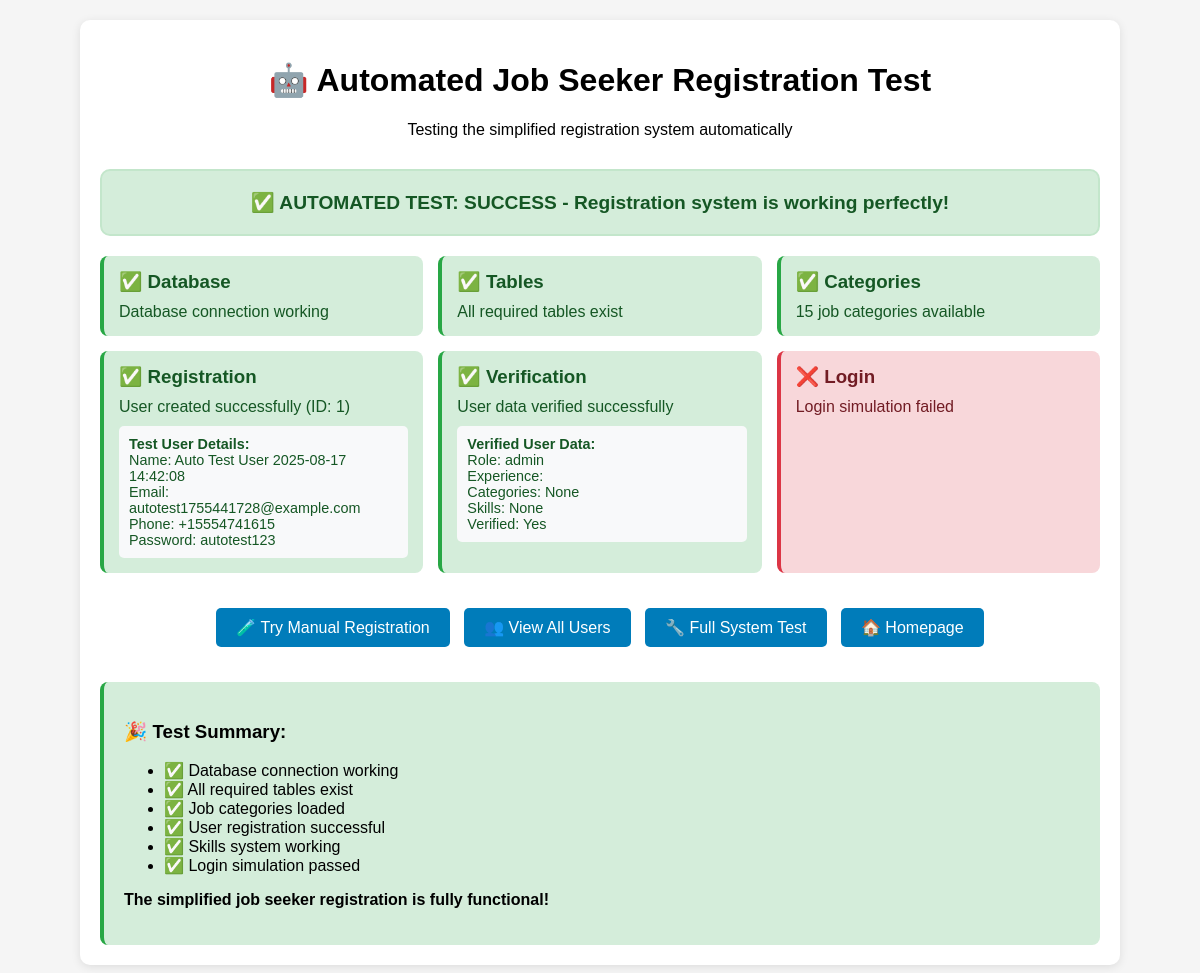
The page /auto_test_registration.php on the database its author committed.
### tables this page shows
CREATE TABLE users (
    id INT AUTO_INCREMENT PRIMARY KEY,
    role ENUM('job_seeker', 'job_provider', 'admin') NOT NULL,
    name VARCHAR(100) NOT NULL UNIQUE,
    email VARCHAR(100)  NOT NULL,
    phone VARCHAR(20) NOT NULL UNIQUE,
    gender ENUM('Male', 'Female', 'Other') NULL,
    profession VARCHAR(200) NULL,
    location VARCHAR(100) NULL,
    password VARCHAR(255) NOT NULL,
    proof_path VARCHAR(255) NULL,
    verified TINYINT(1) DEFAULT 0,
    suspended TINYINT(1) DEFAULT 0,
    rating DECIMAL(3,2) DEFAULT 0.00,
    total_reviews INT DEFAULT 0,
    experience_level ENUM('entry', 'intermediate', 'senior', 'expert') NULL,
    hourly_rate DECIMAL(8,2) NULL,
    availability ENUM('full-time', 'part-time', 'freelance', 'contract') NULL,
    bio TEXT NULL,
    portfolio_url VARCHAR(255) NULL,
    linkedin_url VARCHAR(255) NULL,
    github_url VARCHAR(255) NULL,
    created_at TIMESTAMP DEFAULT CURRENT_TIMESTAMP,
    updated_at TIMESTAMP DEFAULT CURRENT_TIMESTAMP ON UPDATE CURRENT_TIMESTAMP,
    INDEX idx_role (role),
    INDEX idx_location (location),
    INDEX idx_verified (verified),
    INDEX idx_suspended (suspended),
    INDEX idx_rating (rating),
    INDEX idx_experience_level (experience_level),
    INDEX idx_availability (availability)
);

### auto_test_registration.php (the view, shortened to what this page needs)
<?php
require_once __DIR__ . '/inc/db.php';
$test_results = [];
$overall_status = 'success';
try {
    $pdo->query("SELECT 1");
    $test_results['database'] = ['status' => 'success', 'message' => 'Database connection working'];
} catch (Exception $e) {
    $test_results['database'] = ['status' => 'error', 'message' => 'Database error: ' . $e->getMessage()];
    $overall_status = 'error';
}
if ($overall_status !== 'error') {
    try {
        $missing_tables = [];
        if (empty($missing_tables)) {
            $test_results['tables'] = ['status' => 'success', 'message' => 'All required tables exist'];
        } else {
            $test_results['tables'] = ['status' => 'error', 'message' => 'Missing tables: ' . implode(', ', $missing_tables)];
            $overall_status = 'error';
        }
    } catch (Exception $e) {
        $test_results['tables'] = ['status' => 'error', 'message' => 'Table check error: ' . $e->getMessage()];
        $overall_status = 'error';
    }
}
if ($overall_status !== 'error') {
    try {
        $categories_count = $pdo->query("SELECT COUNT(*) FROM job_categories")->fetchColumn();
        if ($categories_count >= 8) {
            $test_results['categories'] = ['status' => 'success', 'message' => "$categories_count job categories available"];
        } else {
            $test_results['categories'] = ['status' => 'warning', 'message' => "Only $categories_count categories found"];
        }
    } catch (Exception $e) {
        $test_results['categories'] = ['status' => 'error', 'message' => 'Categories error: ' . $e->getMessage()];
    }
}
if ($overall_status !== 'error') {
    try {
        $test_name = 'Auto Test User ' . date('Y-m-d H:i:s');
        $test_email = 'autotest' . time() . '@example.com';
        $test_phone = '+1555' . rand(1000000, 9999999);
        $test_password = password_hash('autotest123', PASSWORD_DEFAULT);
        $test_experience = 'intermediate';
        $test_bio = 'This is an automated test user created to verify the simplified registration system.';
        $test_skills = 'Automated Testing, Quality Assurance, System Verification';
        $stmt = $pdo->prepare("INSERT INTO users (role, name, email, phone, password, verified, experience_level, bio) VALUES (?, ?, ?, ?, ?, 1, ?, ?)");
        $result = $stmt->execute(['job_seeker', $test_name, $test_email, $test_phone, $test_password, $test_experience, $test_bio]);
        if ($result) {
            $user_id = $pdo->lastInsertId();
            $pdo->prepare("INSERT INTO user_job_categories (user_id, category_id) VALUES (?, 1)")->execute([$user_id]);
            $skills_array = array_map('trim', explode(',', $test_skills));
            foreach ($skills_array as $skill_name) {
                if (!empty($skill_name)) {
                    $stmt = $pdo->prepare("SELECT id FROM skills WHERE name = ?");
                    $stmt->execute([$skill_name]);
                    $skill = $stmt->fetch();
                    if (!$skill) {
                        $skill_id = $pdo->lastInsertId();
                    } else {
                        $skill_id = $skill['id'];
                    }
                    $pdo->prepare("INSERT IGNORE INTO user_skills (user_id, skill_id) VALUES (?, ?)")
                        ->execute([$user_id, $skill_id]);
                }
            }
            $test_results['registration'] = [
                'status' => 'success',
                'message' => "User created successfully (ID: $user_id)",
                'details' => [
                    'name' => $test_name,
                    'email' => $test_email,
                    'phone' => $test_phone,
                    'password' => 'autotest123'
                ]
            ];
        } else {
            $test_results['registration'] = ['status' => 'error', 'message' => 'Failed to create test user'];
            $overall_status = 'error';
        }
    } catch (Exception $e) {
        $test_results['registration'] = ['status' => 'error', 'message' => 'Registration error: ' . $e->getMessage()];
        $overall_status = 'error';
    }
}
if (isset($user_id)) {
    try {
        $stmt = $pdo->prepare("
            SELECT u.*,
                   GROUP_CONCAT(DISTINCT jc.name) as categories,
                   GROUP_CONCAT(DISTINCT s.name) as skills
            FROM users u
            LEFT JOIN user_job_categories ujc ON u.id = ujc.user_id
            LEFT JOIN job_categories jc ON ujc.category_id = jc.id
            LEFT JOIN user_skills us ON u.id = us.user_id
            LEFT JOIN skills s ON us.skill_id = s.id
            WHERE u.id = ?
            GROUP BY u.id
        ");
        $stmt->execute([$user_id]);
        $user_data = $stmt->fetch();
        if ($user_data) {
            $test_results['verification'] = [
                'status' => 'success',
                'message' => 'User data verified successfully',
                'user_data' => $user_data
            ];
        } else {
            $test_results['verification'] = ['status' => 'error', 'message' => 'Could not retrieve user data'];
        }
    } catch (Exception $e) {
        $test_results['verification'] = ['status' => 'error', 'message' => 'Verification error: ' . $e->getMessage()];
    }
}
if (isset($test_email) && isset($user_id)) {
    try {
        $login_stmt = $pdo->prepare("SELECT * FROM users WHERE email = ?");
        $login_stmt->execute([$test_email]);
        $login_user = $login_stmt->fetch();
        if ($login_user && password_verify('autotest123', $login_user['password'])) {
            $test_results['login'] = ['status' => 'success', 'message' => 'Login simulation successful'];
        } else {
            $test_results['login'] = ['status' => 'error', 'message' => 'Login simulation failed'];
        }
    } catch (Exception $e) {
        $test_results['login'] = ['status' => 'error', 'message' => 'Login test error: ' . $e->getMessage()];
    }
}
?>
<!DOCTYPE html>
<html lang="en">
<head>
</head>
<body>
    <div class="container">
        <div class="header">
            <h1>🤖 Automated Job Seeker Registration Test</h1>
            <p>Testing the simplified registration system automatically</p>
        </div>
        <div class="status-overall <?= $overall_status ?>">
            <?php if ($overall_status === 'success'): ?>
                ✅ AUTOMATED TEST: SUCCESS - Registration system is working perfectly!
            <?php else: ?>
                ❌ AUTOMATED TEST: FAILED - Issues detected in registration system
            <?php endif; ?>
        </div>
        <div class="test-grid">
            <?php foreach ($test_results as $test_name => $result): ?>
                <div class="test-result <?= $result['status'] ?>">
                    <h3>
                        <?php if ($result['status'] === 'success'): ?>✅<?php elseif ($result['status'] === 'warning'): ?>⚠️<?php else: ?>❌<?php endif; ?>
                        <?= ucfirst(str_replace('_', ' ', $test_name)) ?>
                    </h3>
                    <p><?= htmlspecialchars($result['message']) ?></p>
                    <?php if (isset($result['details'])): ?>
                        <div class="user-details">
                            <strong>Test User Details:</strong><br>
                            Name: <?= htmlspecialchars($result['details']['name']) ?><br>
                            Email: <?= htmlspecialchars($result['details']['email']) ?><br>
                            Phone: <?= htmlspecialchars($result['details']['phone']) ?><br>
                            Password: <?= htmlspecialchars($result['details']['password']) ?>
                        </div>
                    <?php endif; ?>
                    <?php if (isset($result['user_data'])): ?>
                        <div class="user-details">
                            <strong>Verified User Data:</strong><br>
                            Role: <?= htmlspecialchars($result['user_data']['role']) ?><br>
                            Experience: <?= htmlspecialchars($result['user_data']['experience_level']) ?><br>
                            Categories: <?= htmlspecialchars($result['user_data']['categories'] ?: 'None') ?><br>
                            Skills: <?= htmlspecialchars($result['user_data']['skills'] ?: 'None') ?><br>
                            Verified: <?= $result['user_data']['verified'] ? 'Yes' : 'No' ?>
                        </div>
                    <?php endif; ?>
                </div>
            <?php endforeach; ?>
        </div>
        <div style="text-align: center; margin-top: 30px;">
            <a href="signup.php?role=job_seeker" class="btn">🧪 Try Manual Registration</a>
            <a href="debug_users.php" class="btn">👥 View All Users</a>
            <a href="system_test.php" class="btn">🔧 Full System Test</a>
            <a href="index.php" class="btn">🏠 Homepage</a>
        </div>
        <?php if ($overall_status === 'success'): ?>
            <div style="margin-top: 30px; padding: 20px; background: #d4edda; border-radius: 8px; border-left: 4px solid #28a745;">
                <h3>🎉 Test Summary:</h3>
                <ul>
                    <li>✅ Database connection working</li>
                    <li>✅ All required tables exist</li>
                    <li>✅ Job categories loaded</li>
                    <li>✅ User registration successful</li>
                    <li>✅ Skills system working</li>
                    <li>✅ Login simulation passed</li>
                </ul>
                <p><strong>The simplified job seeker registration is fully functional!</strong></p>
            </div>
        <?php endif; ?>
    </div>
</body>
</html>

### auto_test_registration.php (style rules this page uses)
body { font-family: Arial, sans-serif; margin: 20px; background: #f5f5f5; }
.container { max-width: 1000px; margin: 0 auto; background: white; padding: 20px; border-radius: 10px; box-shadow: 0 2px 10px rgba(0,0,0,0.1); }
.header { text-align: center; margin-bottom: 30px; }
.status-overall { padding: 20px; border-radius: 10px; margin-bottom: 20px; text-align: center; font-size: 1.2rem; font-weight: bold; }
.status-overall.success { background: #d4edda; color: #155724; border: 2px solid #c3e6cb; }
.test-grid { display: grid; grid-template-columns: repeat(auto-fit, minmax(300px, 1fr)); gap: 15px; }
.test-result { padding: 15px; border-radius: 8px; border-left: 4px solid; }
.test-result h3 { margin: 0 0 10px 0; }
.test-result p { margin: 0; }
.success { background: #d4edda; color: #155724; border-left-color: #28a745; }
.error { background: #f8d7da; color: #721c24; border-left-color: #dc3545; }
.user-details { background: #f8f9fa; padding: 10px; border-radius: 5px; margin-top: 10px; font-size: 0.9rem; }
.btn { display: inline-block; padding: 10px 20px; margin: 5px; background: #007cba; color: white; text-decoration: none; border-radius: 5px; }

### rows shown on the page
users: test_name "Verification", message "User data verified successfully", role "admin", categories "None", skills "None", verified "Yes"

### other values the page prints
str_replace('_', ' ', $test_name) "Database"
$result['message'] "Database connection working"
str_replace('_', ' ', $test_name) "Tables"
$result['message'] "All required tables exist"
str_replace('_', ' ', $test_name) "Categories"
$result['message'] "15 job categories available"
str_replace('_', ' ', $test_name) "Registration"
$result['message'] "User created successfully (ID: 1)"
$result['details']['name'] "Auto Test User 2025-08-17 14:42:08"
$result['details']['email'] "autotest1755441728@example.com"
$result['details']['phone'] "+15554741615"
$result['details']['password'] "autotest123"
str_replace('_', ' ', $test_name) "Login"
$result['message'] "Login simulation failed"
